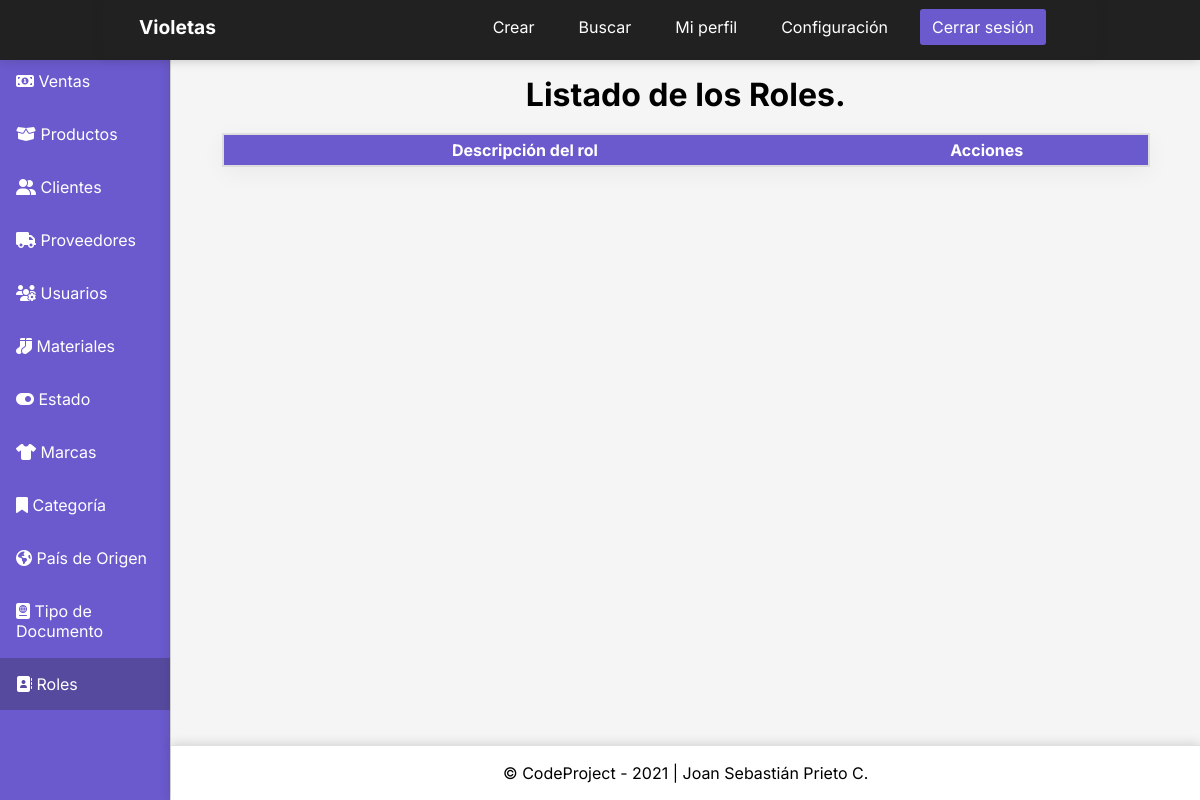
Before: /dashboardroles with the older database file.
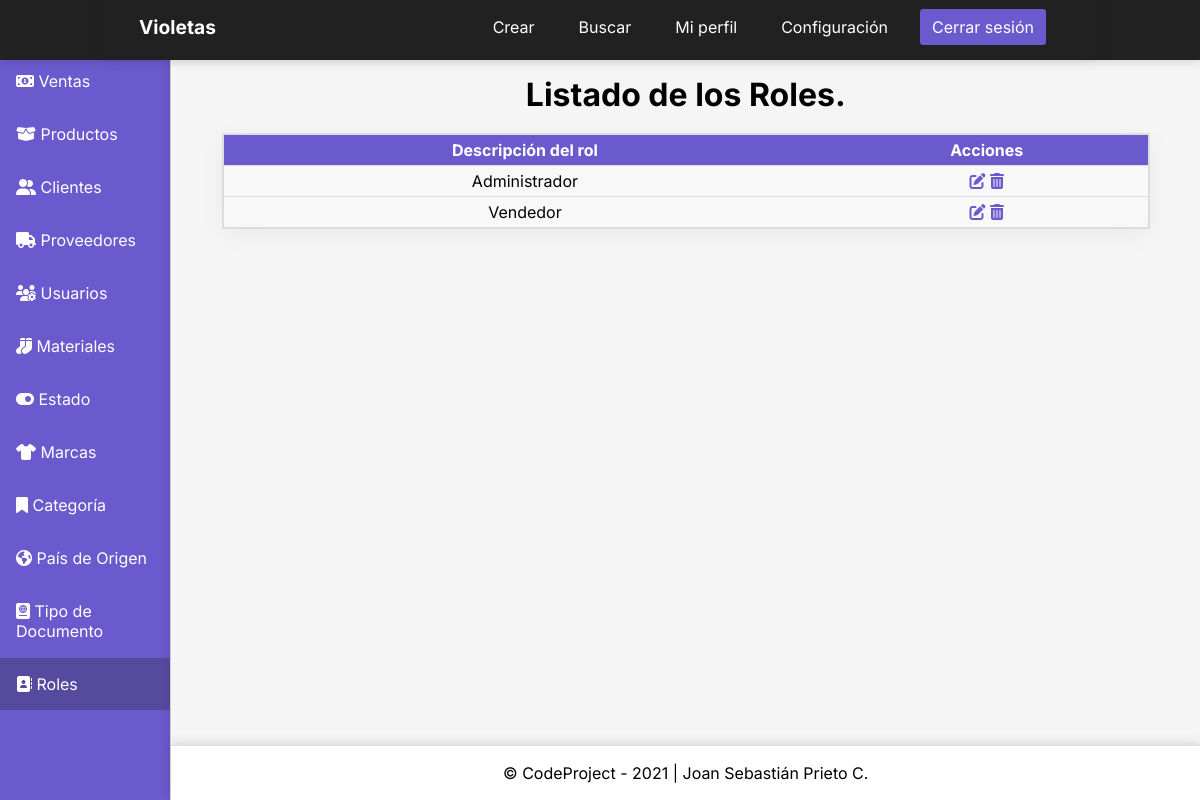
After: the same page with the newer database file.
### InventoryApp/models.py (models this page shows, shortened)
class Roles(models.Model):
    DescripcionRol = models.CharField('Descripción del rol', max_length = 100)
    class Meta:
        verbose_name = 'Rol'
        verbose_name_plural = 'Roles'
        db_table = 'roles'
        ordering = ['id']

### Project/views.py (the view)
# urls.py: path('dashboardroles', views.dashboardroles, name='dashroles'), # Registro creado
def dashboardroles(request):
    roles = (Roles.objects.all()) # Creo variable que traiga todos los datos de la tabla Roles.
    return render(request, 'dashboardroles.html', {
        'roles' : roles # Con este código busco todos los datos de la tabla Roles y los envío a la vista.
} )

### Templates/dashboardroles.html (shortened to what the changed rows need)
{% load static %}
<!DOCTYPE html>
<html lang="en">
<head>
    <link rel="stylesheet" href="{% static 'CSS/stylesdashboard.css' %}">
</head>
<body>
    <div class="container">
        <main>
            <h1>Listado de los Roles.</h1>
            <table class="table">
                <thead>
                    <tr>
                        <th>Descripción del rol</th>
                        <th>Acciones</th>
                    </tr>
                </thead>
                <tbody>
                    {% for roles in roles %}
                    <tr>
                        <td data-label="Rol">{{roles.DescripcionRol}}</td>
                        <td data-label="Gestión">
                            <a href="{% url 'updateroles' roles.id %}"><i class="fas fa-edit"></i></a>
                            <a href="#" onclick="eliminarRol({{ roles.id }})"><i class="fas fa-trash-alt"></i></a>
                        </td>
                    </tr>
                    {% endfor %}
                </tbody>
            </table>
        </main>
      </div>
</body>
</html>

Changed rows visible on the page:
added Roles: DescripcionRol "Administrador"
added Roles: DescripcionRol "Vendedor"
